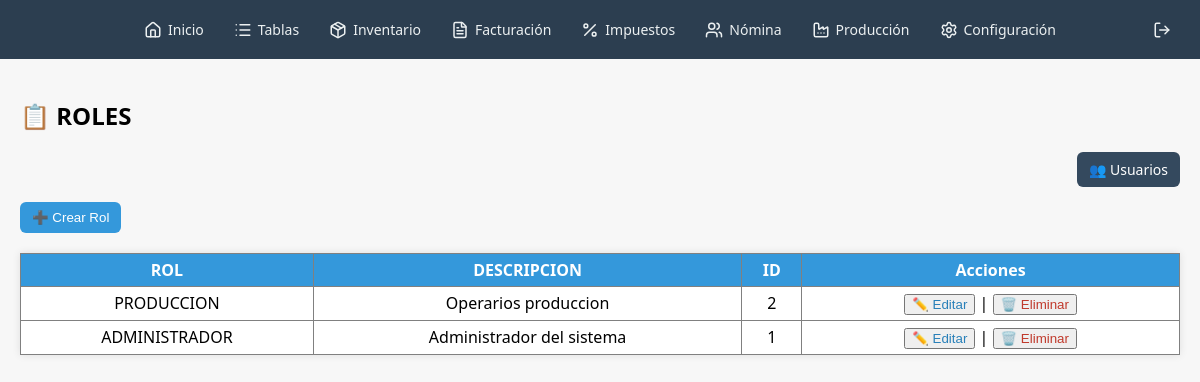
Page /configuracion/roles/roles.php (signed in) on the committed database.
### tables this page shows
CREATE TABLE roles (`rol` TEXT, `descripcion` TEXT, `id` INTEGER PRIMARY KEY AUTOINCREMENT);

### configuracion/roles/roles.php (the view, shortened to what this page needs)
<?php
$nivel = '../../';
require_once("{$nivel}componentes/plantilla.php");
require_once("{$nivel}conexion/conexion.php");
$columnas = $conexion->query("PRAGMA table_info(roles)")->fetchAll(PDO::FETCH_ASSOC);
$datos = $conexion->query("SELECT * FROM roles ORDER BY id DESC")->fetchAll(PDO::FETCH_ASSOC);
$json = "encabezados_roles.json";
$etiquetas = file_exists($json) ? json_decode(file_get_contents($json), true) : [];
?>
<h2 style="font-family:Segoe UI;">📋 <?= strtoupper("Roles") ?></h2>
<div class="header-actions">
    <a href="<?= $nivel ?>configuracion/usuarios/usuarios.php">👥 Usuarios</a>
</div>
<button onclick="document.getElementById('modal-crear').style.display='block'" style="background:#3498db;color:white;padding:8px 12px;border-radius:6px;border:none;cursor:pointer;">➕ Crear Rol</button>
<div class="contenedor-tabla" style="margin-top:20px;">
    <table border="1" cellpadding="5" cellspacing="0" style="width:100%; border-collapse:collapse; background:#fff; box-shadow:0 0 8px rgba(0,0,0,0.1);">
        <thead style="background:#3498db;color:white;">
        <tr>
            <?php foreach ($columnas as $col): ?>
                <th><?= htmlspecialchars($etiquetas[$col['name']] ?? strtoupper(str_replace('_', ' ', $col['name']))) ?></th>
            <?php endforeach; ?>
            <th>Acciones</th>
        </tr>
        </thead>
        <tbody>
        <?php foreach ($datos as $fila): ?>
            <tr style="text-align:center;">
                <?php foreach ($columnas as $col): ?>
                    <td><?= htmlspecialchars($fila[$col['name']]) ?></td>
                <?php endforeach; ?>
                <td>
                    <button onclick="editarRol(<?= $fila['id'] ?>, '<?= htmlspecialchars($fila['rol']) ?>', '<?= htmlspecialchars($fila['descripcion']) ?>')" style="color:#2980b9;cursor:pointer;">✏️ Editar</button>
                    |
                    <button onclick="eliminarRol(<?= $fila['id'] ?>)" style="color:#c0392b;cursor:pointer;">🗑️ Eliminar</button>
                </td>
            </tr>
        <?php endforeach; ?>
        </tbody>
    </table>
</div>

### componentes/plantilla.php (style rules this page uses)
* { box-sizing: border-box; }
body { font-family: 'Segoe UI', sans-serif; margin: 0; padding: 0; background-color: #f7f7f7; }

### configuracion/roles/roles.php (style rules this page uses)
.header-actions { display: flex; justify-content: flex-end; margin-bottom: 15px; }
.header-actions a { background: #34495e; color: white; padding: 8px 12px; border-radius: 6px; text-decoration: none; margin-left: 8px; font-size: 14px; }

### rows in the picture
roles: name "PRODUCCION", name "Operarios produccion", name "2"
roles: name "ADMINISTRADOR", name "Administrador del sistema", name "1"

### other values in the picture
$etiquetas[$col['name']] "ROL"
$etiquetas[$col['name']] "DESCRIPCION"
$etiquetas[$col['name']] "ID"
